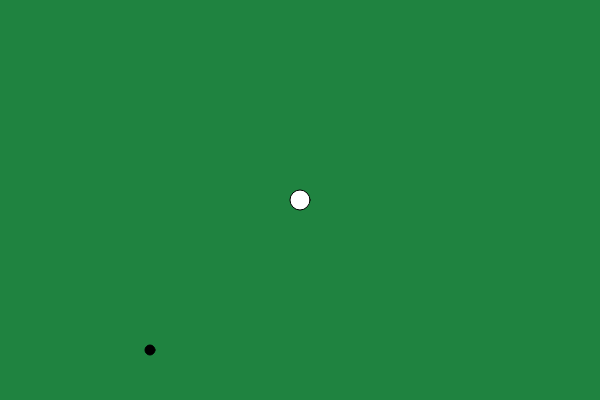
Frame 1 (no input)
Frame 60 (no input): identical to frame 1, image omitted
Frame 120 (the mouse pressed at the canvas centre since frame 60): identical to frame 1, image omitted

The p5.js sketch that drew this single still picture (run headless with seeded random() and noise() and a simulated clock; from frame 60 on, the mouse is pressed at the canvas centre):

// p5.js sketch
// ── sketch.js
nivelDificuldade = Number(window.prompt("Qual a dificuldade do gosto você gostaria de jogar? Responda de 1 a 15."));
var largura = 600; 
var altura = 400; var corTabuleiro = "#1F8340";
var corBolinha = 0; var xBolinha = 300;
var yBolinha = 200; 
var dBolinha = 20; var velocidadeXBolinha = nivelDificuldade;
var velocidadeYBolinha = nivelDificuldade; 
function setup() {
  createCanvas(largura, altura);
} function criarTabuleiro(corTabuleiro){
  background(corTabuleiro);
} function criarBolinha(xBolinha, yBolinha, dBolinha, corBolinha){
  circle(xBolinha, yBolinha, dBolinha);
  fill(corBolinha);
} function movimentarBolinha(){
  xBolinha = xBolinha + velocidadeXBolinha;
  yBolinha = yBolinha + velocidadeYBolinha;
} function verificarColisao(){
  if (xBolinha >= (largura - (dBolinha/2)) || xBolinha < (dBolinha/2)){
    velocidadeXBolinha = -1 * velocidadeXBolinha
  }
  if (yBolinha >= (altura - (dBolinha/2)) || yBolinha < (dBolinha/2)){
    velocidadeYBolinha = -1 * velocidadeYBolinha
  }
  if (xBolinha == (largura - (dBolinha/2)) || xBolinha <= 0 + (dBolinha/2)){
    xBolinha = largura / 2;
    yBolinha = altura / 2;
  }
} function draw() {
  criarTabuleiro(corTabuleiro);
  criarBolinha(xBolinha, yBolinha, dBolinha, corBolinha);
  criarBolinha(150, 350, 10, "00000");
  movimentarBolinha();
  verificarColisao();  
}
